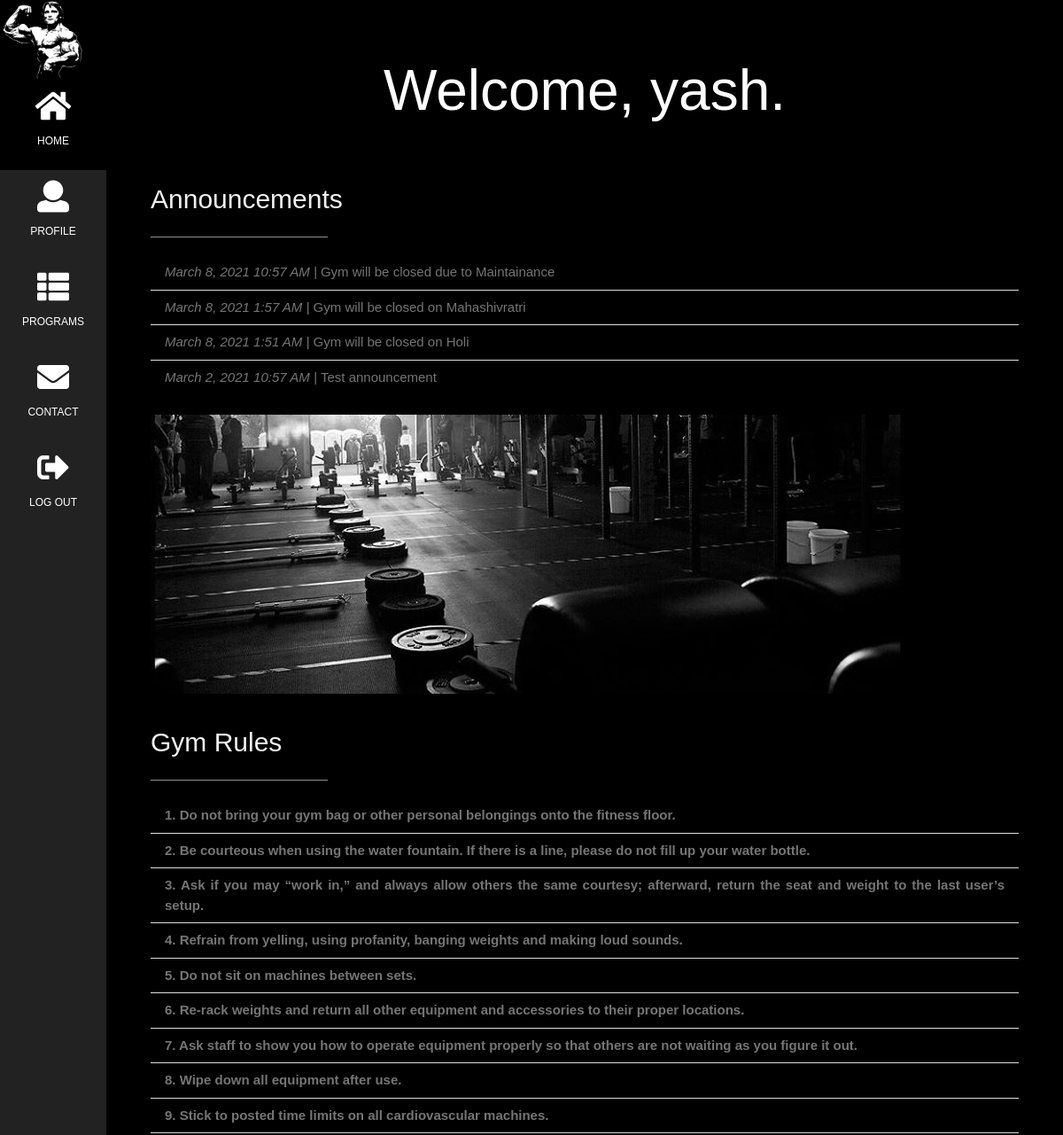
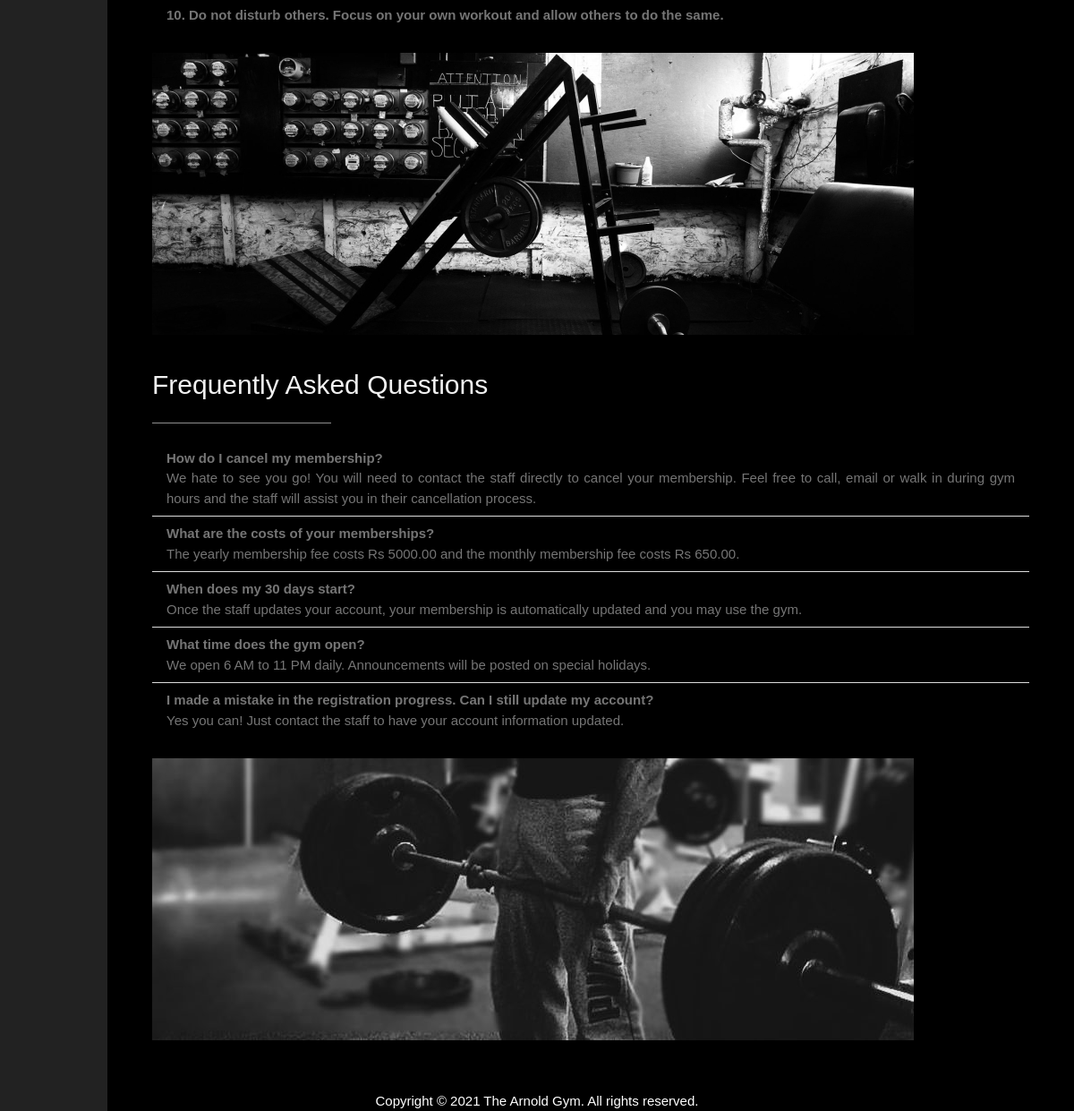
Page /home.php (signed in) on the committed database (2 pictures, top to bottom).
### tables this page shows
CREATE TABLE `member` (
  `member_id` int(11) NOT NULL,
  `member_fname` varchar(100) NOT NULL,
  `member_lname` varchar(100) NOT NULL,
  `member_password` varchar(100) NOT NULL,
  `member_bdate` date NOT NULL,
  `member_age` int(11) NOT NULL,
  `member_sex` enum('Male','Female') NOT NULL,
  `member_address` varchar(200) NOT NULL,
  `member_email` varchar(100) NOT NULL
);

CREATE TABLE `home` (
  `home_id` int(11) NOT NULL,
  `home_announcement` text NOT NULL,
  `home_announcement_datetime` datetime NOT NULL
);

### home.php (the view, shortened to what this page needs)
<?php
   require("connect.php");
   $catch = $_SESSION['email'];
   $query = "SELECT *
           FROM member
           WHERE member_email = '$catch'";
   $ret = mysqli_query($conn, $query);
   while($row = mysqli_fetch_assoc($ret)){
       $name = $row['member_fname'];
   }
   ?>
    <html>
    <head>
        <link href="css/w3.css" rel="stylesheet">
        <link href="fonts/Montserrat-Regular.otf" rel="stylesheet">
        <link href="css/fontawesome-all.min.css" rel="stylesheet">
    </head>
    <body class="w3-black">
        <nav class="w3-sidebar w3-bar-block w3-small w3-center">
            <img style="width:100%" src="images/ArnoldGym.jpg">
            <a class="w3-bar-item w3-button w3-padding-large w3-black" href="home.php">
                <i class="fa fa-home w3-xxlarge"></i>
                <p>HOME</p>
            </a>
            <a class="w3-bar-item w3-button w3-padding-large w3-hover-black" href="user.php">
                <i class="fa fa-user w3-xxlarge"></i>
                <p>PROFILE</p>
            </a>
            <a class="w3-bar-item w3-button w3-padding-large w3-hover-black" href="program.php">
                <i class="fa fa-th-list w3-xxlarge"></i>
                <p>PROGRAMS</p>
            </a>
            <a class="w3-bar-item w3-button w3-padding-large w3-hover-black" href="contact.php">
                <i class="fa fa-envelope w3-xxlarge"></i>
                <p>CONTACT</p>
            </a>
            <a class="w3-bar-item w3-button w3-padding-large w3-hover-black" onclick="document.getElementById('logout').style.display='block';">
                <i class="fa fa-sign-out-alt w3-xxlarge"></i>
                <p>LOG OUT</p>
            </a>
        </nav>
        <div class="w3-padding-large" id="main">
            <header class="w3-container w3-padding-32 w3-center w3-black">
                <h1 class="w3-jumbo">Welcome, <?php echo($name) ?>.</h1>
            </header>
            <div class="w3-content w3-justify w3-text-grey" id="about">
                <h2 class="w3-text-light-grey">Announcements</h2>
                <hr class="w3-opacity" style="width:200px">
                <ul class="w3-ul">
                    <?php
                  $sql = "SELECT * FROM home ORDER BY home_announcement_datetime DESC LIMIT 5";
                  $return = mysqli_query($conn, $sql);
                  while($row = mysqli_fetch_assoc($return)){
                      echo("<li><i>".date('F j, Y g:i A',strtotime($row['home_announcement_datetime']))." | </i>".$row['home_announcement']."</li>");
                  }
                      ?>
                </ul>
                <br>
                <img src='images/slide1.jpg'>
            </div>
            <br>
            <div class="w3-content w3-justify w3-text-grey">
                <h2 class="w3-text-light-grey">Gym Rules</h2>
                <hr class="w3-opacity" style="width:200px">
                <ul class="w3-ul">
                    <li><strong>1. Do not bring your gym bag or other personal belongings onto the fitness floor.</strong></li>
                    <li><strong>2. Be courteous when using the water fountain. If there is a line, please do not fill up your water bottle.</strong></li>
                    <li><strong>3. Ask if you may “work in,” and always allow others the same courtesy; afterward, return the seat and weight to the last user’s setup.</strong></li>
                    <li><strong>4. Refrain from yelling, using profanity, banging weights and making loud sounds.</strong></li>
                    <li><strong>5. Do not sit on machines between sets.</strong></li>
                    <li><strong>6. Re-rack weights and return all other equipment and accessories to their proper locations.</strong></li>
                    <li><strong>7. Ask staff to show you how to operate equipment properly so that others are not waiting as you figure it out.</strong></li>
                    <li><strong>8. Wipe down all equipment after use.</strong></li>
                    <li><strong>9. Stick to posted time limits on all cardiovascular machines.</strong></li>
                    <li><strong>10. Do not disturb others. Focus on your own workout and allow others to do the same.</strong></li>
                </ul>
                <br>
                <img src='images/slide2.jpg'>
            </div>
            <br>
            <div class="w3-content w3-justify w3-text-grey">
                <h2 class="w3-text-light-grey">Frequently Asked Questions</h2>
                <hr class="w3-opacity" style="width:200px">
                <ul class="w3-ul">
                    <li><strong>How do I cancel my membership?</strong>
                        <br>We hate to see you go! You will need to contact the staff directly to cancel your membership. Feel free to call, email or walk in during gym hours and the staff will assist you in their cancellation process. </li>
                    <li><strong>What are the costs of your memberships?</strong>
                        <br>The yearly membership fee costs Rs 5000.00 and the monthly membership fee costs Rs 650.00.</li>
                    <li><strong>When does my 30 days start?</strong>
                        <br>Once the staff updates your account, your membership is automatically updated and you may use the gym.</li>
                    <li><strong>What time does the gym open?</strong>
                        <br>We open 6 AM to 11 PM daily. Announcements will be posted on special holidays.</li>
                    <li><strong>I made a mistake in the registration progress. Can I still update my account?</strong>
                        <br>Yes you can! Just contact the staff to have your account information updated.</li>
                </ul>
                <br>
                <img src='images/slide3.jpg'>
            </div>
            <br>
        </div>
        <br>
        <footer class="w3-center"> Copyright © 2021 The Arnold Gym. All rights reserved.</footer>
    </body>
    </html>

### css/w3.css (style rules this page uses)
*,*:before,*:after { box-sizing:inherit }
html { -ms-text-size-adjust:100%;-webkit-text-size-adjust:100% }
body { margin:0 }
article,aside,details,figcaption,figure,footer,header,main,menu,nav,section,summary { display:block }
a { background-color:transparent;-webkit-text-decoration-skip:objects }
img { border-style:none }
hr { box-sizing:content-box;height:0;overflow:visible }
html,body { font-family:Verdana,sans-serif;font-size:15px;line-height:1.5 }
html { overflow-x:hidden }
h1 { font-size:36px }
h2 { font-size:30px }
h1,h2,h3,h4,h5,h6 { font-family:"Segoe UI",Arial,sans-serif;font-weight:400;margin:10px 0 }
hr { border:0;border-top:1px solid #eee;margin:20px 0 }
img { vertical-align:middle }
a { color:inherit }
.w3-btn,.w3-button { border:none;display:inline-block;padding:8px 16px;vertical-align:middle;overflow:hidden;text-decoration:none;color:inherit;background-color:inherit;text-align:center;cursor:pointer;white-space:nowrap }
.w3-btn,.w3-button { -webkit-touch-callout:none;-webkit-user-select:none;-khtml-user-select:none;-moz-user-select:none;-ms-user-select:none;user-select:none }
.w3-ul { list-style-type:none;padding:0;margin:0 }
.w3-ul li { padding:8px 16px;border-bottom:1px solid #ddd }
.w3-ul li:last-child { border-bottom:none }
.w3-sidebar { height:100%;width:200px;background-color:#fff;position:fixed!important;z-index:1;overflow:auto }
.w3-main,#main { transition:margin-left .4s }
.w3-bar-block .w3-bar-item { width:100%;display:block;padding:8px 16px;text-align:left;border:none;white-space:normal;float:none }
.w3-bar-block.w3-center .w3-bar-item { text-align:center }
.w3-container:after,.w3-container:before,.w3-panel:after,.w3-panel:before,.w3-row:after,.w3-row:before,.w3-row-padding:after,.w3-row-padding:before, .w3-cell-row:before,.w3-cell-row:after,.w3-clear:after,.w3-clear:before,.w3-bar:before,.w3-bar:after { content:"";display:table;clear:both }
.w3-content { max-width:980px;margin:auto }
.w3-container,.w3-panel { padding:0.01em 16px }
.w3-opacity,.w3-hover-opacity:hover { opacity:0.60 }
.w3-small { font-size:12px!important }
.w3-xxlarge { font-size:36px!important }
.w3-jumbo { font-size:64px!important }
.w3-justify { text-align:justify!important }
.w3-center { text-align:center!important }
.w3-padding-large { padding:12px 24px!important }
.w3-padding-32 { padding-top:32px!important;padding-bottom:32px!important }
.w3-black,.w3-hover-black:hover { color:#fff!important;background-color:#000!important }
.w3-text-grey,.w3-hover-text-grey:hover,.w3-text-gray,.w3-hover-text-gray:hover { color:#757575!important }
.w3-text-light-grey,.w3-hover-text-light-grey:hover,.w3-text-light-gray,.w3-hover-text-light-gray:hover { color:#f1f1f1!important }

### home.php (style rules this page uses)
body, h1, h2, h3, h4, h5, h6 { font-family: "Montserrat", sans-serif }
.w3-sidebar { width: 120px; background: #222; }
#main { margin-left: 120px }

### rows in the picture
member: member_fname "yash"
home: home_announcement_datetime "March 8, 2021 10:57 AM", home_announcement "Gym will be closed due to Maintainance"
home: home_announcement_datetime "March 8, 2021 1:57 AM", home_announcement "Gym will be closed on Mahashivratri"
home: home_announcement_datetime "March 8, 2021 1:51 AM", home_announcement "Gym will be closed on Holi"
home: home_announcement_datetime "March 2, 2021 10:57 AM", home_announcement "Test announcement"
